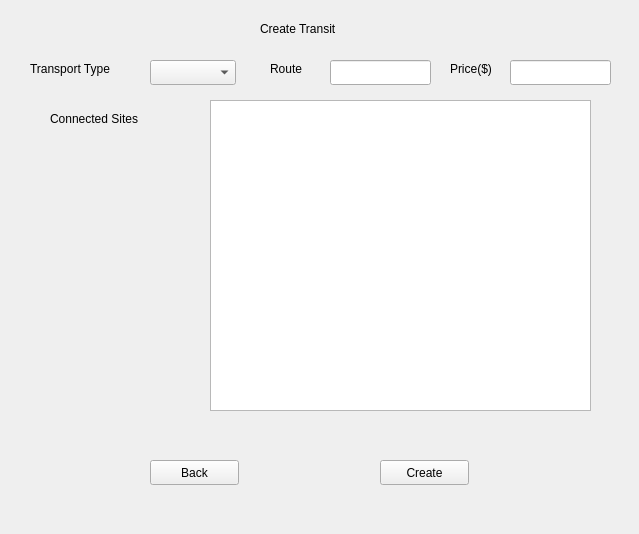
<?xml version="1.0" encoding="UTF-8"?>
<ui version="4.0">
 <class>Form</class>
 <widget class="QWidget" name="Form">
  <property name="geometry">
   <rect>
    <x>0</x>
    <y>0</y>
    <width>639</width>
    <height>534</height>
   </rect>
  </property>
  <property name="windowTitle">
   <string>Form</string>
  </property>
  <widget class="QLabel" name="label">
   <property name="geometry">
    <rect>
     <x>260</x>
     <y>20</y>
     <width>151</width>
     <height>17</height>
    </rect>
   </property>
   <property name="text">
    <string>Create Transit</string>
   </property>
  </widget>
  <widget class="QLabel" name="label_2">
   <property name="geometry">
    <rect>
     <x>30</x>
     <y>60</y>
     <width>151</width>
     <height>17</height>
    </rect>
   </property>
   <property name="text">
    <string>Transport Type</string>
   </property>
  </widget>
  <widget class="QComboBox" name="comboBox">
   <property name="geometry">
    <rect>
     <x>150</x>
     <y>60</y>
     <width>86</width>
     <height>25</height>
    </rect>
   </property>
  </widget>
  <widget class="QLabel" name="label_3">
   <property name="geometry">
    <rect>
     <x>270</x>
     <y>60</y>
     <width>67</width>
     <height>17</height>
    </rect>
   </property>
   <property name="text">
    <string>Route</string>
   </property>
  </widget>
  <widget class="QLineEdit" name="lineEdit">
   <property name="geometry">
    <rect>
     <x>330</x>
     <y>60</y>
     <width>101</width>
     <height>25</height>
    </rect>
   </property>
  </widget>
  <widget class="QLabel" name="label_4">
   <property name="geometry">
    <rect>
     <x>450</x>
     <y>60</y>
     <width>67</width>
     <height>17</height>
    </rect>
   </property>
   <property name="text">
    <string>Price($)</string>
   </property>
  </widget>
  <widget class="QLineEdit" name="lineEdit_2">
   <property name="geometry">
    <rect>
     <x>510</x>
     <y>60</y>
     <width>101</width>
     <height>25</height>
    </rect>
   </property>
  </widget>
  <widget class="QLabel" name="label_5">
   <property name="geometry">
    <rect>
     <x>50</x>
     <y>110</y>
     <width>131</width>
     <height>17</height>
    </rect>
   </property>
   <property name="text">
    <string>Connected Sites</string>
   </property>
  </widget>
  <widget class="QListWidget" name="listWidget">
   <property name="geometry">
    <rect>
     <x>210</x>
     <y>100</y>
     <width>381</width>
     <height>311</height>
    </rect>
   </property>
  </widget>
  <widget class="QPushButton" name="pushButton_5">
   <property name="geometry">
    <rect>
     <x>150</x>
     <y>460</y>
     <width>89</width>
     <height>25</height>
    </rect>
   </property>
   <property name="text">
    <string>Back</string>
   </property>
  </widget>
  <widget class="QPushButton" name="pushButton_6">
   <property name="geometry">
    <rect>
     <x>380</x>
     <y>460</y>
     <width>89</width>
     <height>25</height>
    </rect>
   </property>
   <property name="text">
    <string>Create</string>
   </property>
  </widget>
 </widget>
 <resources/>
 <connections/>
</ui>
